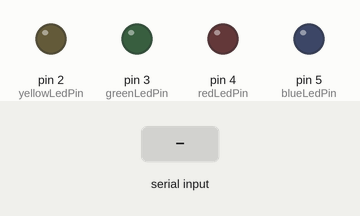
A sketch run on a simulated Arduino Uno, built with avr-gcc and run on an emulated ATmega328P. Parts: output pins drawn as LEDs (lit = HIGH). The test bench sets the inputs (shaded band).

Above: at 1.2 s.
1.3 s: "blueledon\n" received over Serial
At 1.6 s:
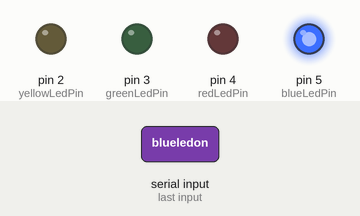
2.8 s: "redledon\n" received over Serial
At 3.9 s:
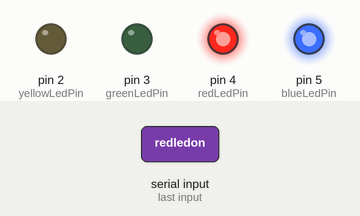
4.3 s: "blueledoff\n" received over Serial
At 5.1 s:
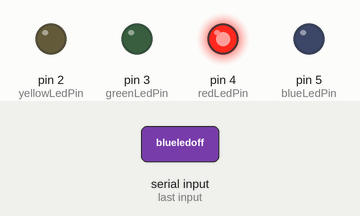
5.8 s: "greenledon\n" received over Serial
At 6.3 s:
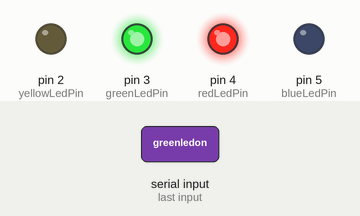
7.3 s: "redledoff\n" received over Serial
At 8.5 s:
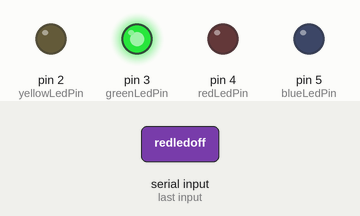
8.8 s: "yellowledon\n" received over Serial
At 9.8 s:
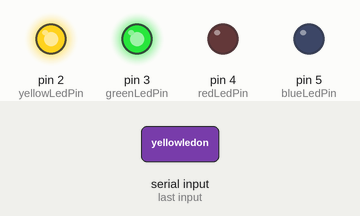
Timing chart, 0 to 11.3 s (numbered marks = the images above; inputs shaded):
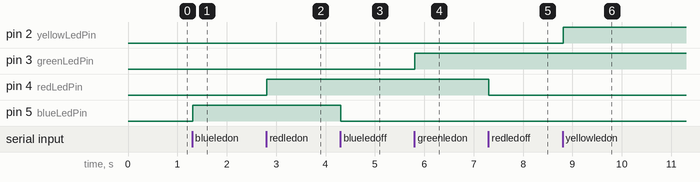

Measured:
- after the input at 1.3 s, pin 5 (blueLedPin): LOW → HIGH at once
- after the input at 2.8 s, pin 4 (redLedPin): LOW → HIGH at once
- after the input at 4.3 s, pin 5 (blueLedPin): HIGH → LOW at once
- after the input at 5.8 s, pin 3 (greenLedPin): LOW → HIGH at once
- after the input at 7.3 s, pin 4 (redLedPin): HIGH → LOW at once
- after the input at 8.8 s, pin 2 (yellowLedPin): LOW → HIGH at once

The sketch:

led-code.ino
```cpp
const int blueLedPin = 5;
const int redLedPin = 4;
const int greenLedPin = 3;
const int yellowLedPin = 2;
void setup() {
  Serial.begin(9600);
  pinMode(blueLedPin, OUTPUT);
  pinMode(redLedPin, OUTPUT);
  pinMode(greenLedPin, OUTPUT);
  pinMode(yellowLedPin, OUTPUT);
}
void loop() {
  if (Serial.available() > 0) {
    String command = Serial.readStringUntil('\n');
    if (command == "blueledon"){
      digitalWrite(blueLedPin, HIGH);}
    else if (command == "blueledoff"){
      digitalWrite(blueLedPin, LOW);}
    else if (command == "redledon") {
      digitalWrite(redLedPin, HIGH);}
    else if (command == "redledoff") {
      digitalWrite(redLedPin, LOW);}
    else if (command == "greenledon") {
      digitalWrite(greenLedPin, HIGH);}
    else if (command == "greenledoff") {
      digitalWrite(greenLedPin, LOW);}
    else if (command == "yellowledon") {
      digitalWrite(yellowLedPin, HIGH);}
    else if (command == "yellowledoff") {
      digitalWrite(yellowLedPin, LOW);}
}}
```
